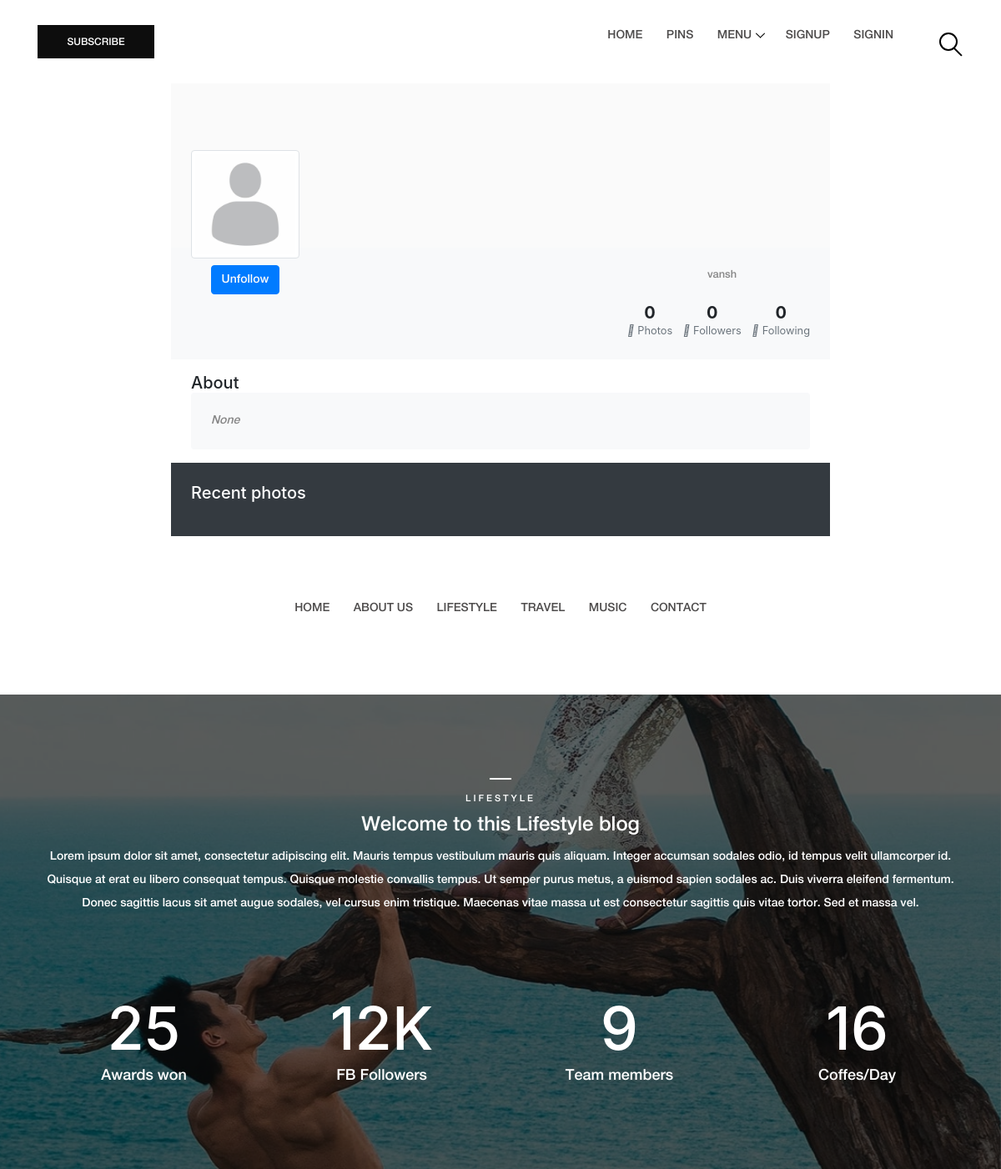
Page /profile/1/ on the committed database.
### pinclone/models.py (models this page shows, shortened)
class profile(models.Model):
    user = models.OneToOneField(User, on_delete=models.CASCADE, related_name='profile', blank=True, null=True)
    desc = models.TextField(null=True)
    pfp = models.ImageField(default='profile.png', upload_to='profile_pics/', null=True, blank=True)
    cover = models.ImageField(default='cover.png', upload_to='cover_pics/', null=True, blank=True)
    followers = models.ManyToManyField(User, blank=True, null=True, related_name='friended')
    following = models.ManyToManyField(User, blank=True, null=True, related_name='follows', default='')
    def create_profile(sender,instance,created,**kwargs):
        if created:
            profile.objects.create(user=instance)
    post_save.connect(create_profile, sender=User)

### pinclone/views.py (the view)
# urls.py: path('profile/<int:pk>/', views.userprofile, name='profile'),
def userprofile(request,pk):
    Profile = get_object_or_404(profile, pk=pk)
    if profile.objects.filter(followers = request.user.id): #logged in user ki id
        follow = True
    else:
        follow = False
    Gallery = gallery.objects.filter(user=Profile.user)
    context = {
        'profile':Profile,
        'follow' :follow,
        'Gallery':Gallery
    }
    return render(request, 'profile.html', context=context)

### templates/profile.html (shortened to what this page needs)
{% extends 'base.html' %}
{% block content %}
{% load static %}
<head>
    <link href="https://maxcdn.bootstrapcdn.com/bootstrap/4.0.0/css/bootstrap.min.css" rel="stylesheet">
    <link href="https://stackpath.bootstrapcdn.com/bootstrap/4.0.0/js/bootstrap.bundle.min.js" rel="stylesheet">
    <link href="https://cdnjs.cloudflare.com/ajax/libs/jquery/3.2.1/jquery.min.js" rel="stylesheet">
</head>
<body>
            <div class="row py-10 px-800">
                <div class="col-md-8 mx-auto">
                    <div class="shadow rounded overflow-hidden">
                        <div class="px-4 pt-0 pb-4 cover">
                            <div class="media align-items-end profile-head">
                                <div class="profile mr-3">
                                    <img src="{{profile.pfp.url}}" alt="..." width="130" class="rounded mb-2 img-thumbnail">
                                    <div>
                                        {% if not profile.user.username == request.user.username %}
                                        <div class="text-center">
                                            {% if follow == False %}
                                                <button class="btn btn-primary"><a href="{% url 'follow' profile.id %}" class="text-light">Follow</a></button>
                                            {% else %}
                                                <button class="btn btn-primary"><a href="{% url 'unfollow' profile.id %}" class="text-light">Unfollow</a></button>
                                            {% endif %}
                                        </div>
                                    {% endif %}
                                    </div>
                                </div>
                            </div>
                        </div>
                        <div class="bg-light p-4 d-flex justify-content-end text-center">
                            <ul class="list-inline mb-0">
                                <div class="media-body">
                                    <p class="small mb-4"> {{profile.user.username}}</p>
                                </div>
                                <li class="list-inline-item">
                                    <h5 class="font-weight-bold mb-0 d-block">{{ Gallery.count }}</h5><small class="text-muted"> <i
                                            class="fas fa-image mr-1"></i>Photos</small>
                                </li>
                                <li class="list-inline-item">
                                    <h5 class="font-weight-bold mb-0 d-block">{{ profile.followers.count }}</h5><small class="text-muted"> <i
                                            class="fas fa-user mr-1"></i>Followers</small>
                                </li>
                                <li class="list-inline-item">
                                    <h5 class="font-weight-bold mb-0 d-block">{{ profile.following.count }}</h5><small class="text-muted"> <i
                                            class="fas fa-user mr-1"></i>Following</small>
                                </li>
                            </ul>
                        </div>
                        <div class="px-4 py-3">
                            <h5 class="mb-0">About</h5>
                            <div class="p-4 rounded shadow-sm bg-light">
                                <p class="font-italic mb-0">{{profile.desc}}</p>
                            </div>
                        </div>
                        <div class="py-4 px-4 bg-dark">
                            <div class="d-flex align-items-center justify-content-between mb-3">
                                <h5 class="mb-0 text-white">Recent photos</h5>
                            </div>
                        </div>
                    </div>
                </div>
            </div>
</body>
{% endblock %}

### static/style.css (style rules this page uses)
* { margin: 0; padding: 0; }
body { font-family: "helveticaneuemedium"; background-color: #ffffff; }
h1, h2, h3, h4, h5, h6 { color: #000000; font-weight: 500; line-height: 1.3; font-family: "helveticaneuemedium"; }
p { color: #878787; font-size: 14px; line-height: 1.4; font-family: "helveticaneuemedium"; }
a { -webkit-transition-duration: 500ms; transition-duration: 500ms; text-decoration: none; outline: none; font-size: 14px; font-family: "helveticaneuemedium"; color: #4f4d4d; }
ul, ol { margin: 0; }
ul li, ol li { list-style: none; }
img { height: auto; max-width: 100%; }

### static/css/classy-nav.css (style rules this page uses)
* { margin: 0; padding: 0; }
body { font-family: "Roboto", sans-serif; background-color: #f2f4f8; overflow-x: hidden; }
ul, ol { margin: 0; }
ul li, ol li { list-style: none; }
img { height: auto; max-width: 100%; }
.justify-content-between { -webkit-box-pack: justify; -ms-flex-pack: justify; justify-content: space-between; }

### rows in the picture
profile: pfp (placeholder picture), user.username "vansh", followers.count "0", following.count "0", desc "None"

### other values in the picture
{{ Gallery.count }} "0"
